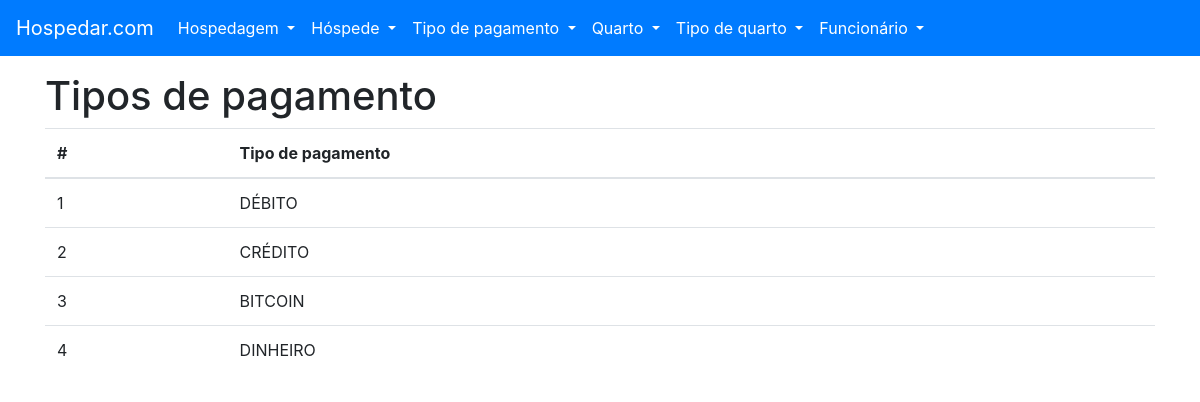
Page /tipo_pagamento/listar on the committed database.
### tables this page shows
CREATE TABLE "TIPO_PAGAMENTO" (
	"ID_TIPO_PAGAMENTO" INTEGER NOT NULL PRIMARY KEY AUTOINCREMENT UNIQUE,
	"NO_TIPO_PAGAMENTO" VARCHAR(16) NOT NULL UNIQUE
);

### project/backend/tipo_pagamento/views.py (the view)
def listar():
    with TipoPagamentoModel(DATABASE_URL) as db:
        try:
            tipo_pagamento = db.select_all()
        except (DatabaseException, OperationalError, IntegrityError) as err:
            flash(str(err), 'danger')
            return render_template('tipo_pagamento-listar.html')
    return render_template('tipo_pagamento-listar.html', tipo_pagamento=tipo_pagamento)

### project/backend/main/models.py (called while the page is built)
    def __enter__(self):
        self.open()
        return self

    def __exit__(self, exc_type, exc_val, exc_tb):
        self.close()

    def open(self):
        self._connection = sqlite3.connect(self.url)

    def close(self):
        self._connection.close()

    def cursor_to_dict(self, cursors: Iterable):
        return [dict(zip(self.__tablecolumns__, cursor)) for cursor in cursors]

    def select_all(self):
        if self._connection:
            return self.cursor_to_dict(self._connection.execute(f'SELECT * FROM {self.__tablename__};'))
        raise ProgrammingError('ProgrammingError: Cannot operate on a closed database.')

### project/frontend/templates/tipo_pagamento-listar.html (shortened to what this page needs)
{% extends 'base.html' %}
{% from 'macros.html' import flash %}
{% block content %}
    <h1>Tipos de pagamento</h1>
    <table class="table">
        <thead>
        <tr>
            <th scope="col">#</th>
            <th scope="col">Tipo de pagamento</th>
        </tr>
        </thead>
        <tbody>
        {% for tipo in tipo_pagamento %}
            <tr>
                <td scope="row">{{ tipo['ID_TIPO_PAGAMENTO'] }}</td>
                <td>{{ tipo['NO_TIPO_PAGAMENTO'] }}</td>
            </tr>
        {% endfor %}
        </tbody>
    </table>
{% endblock content%}

### rows in the picture
TIPO_PAGAMENTO: ID_TIPO_PAGAMENTO "1", NO_TIPO_PAGAMENTO "DÉBITO"
TIPO_PAGAMENTO: ID_TIPO_PAGAMENTO "2", NO_TIPO_PAGAMENTO "CRÉDITO"
TIPO_PAGAMENTO: ID_TIPO_PAGAMENTO "3", NO_TIPO_PAGAMENTO "BITCOIN"
TIPO_PAGAMENTO: ID_TIPO_PAGAMENTO "4", NO_TIPO_PAGAMENTO "DINHEIRO"
